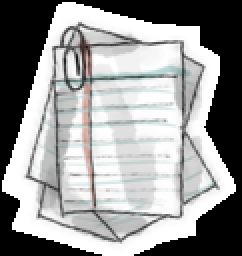
#> input picture images/doc.png, 121 x 128 px, given in place of image_F16_512rgb.png, which was not available (shown 2 times larger)
$ python '과제2-공간도메인 필터링.py'
#> lines starting #> are read from the running program, lines starting #| are printed output that depends on the picture; pictures that were not available may be replaced by others from this repository, and a replacement may not be noted
import cv2
import numpy as np
import matplotlib.pyplot as plt

print('Bilateral filtering을 위한')
diameter = int(input('diameter를 입력하세요 : '))
#> the answer given: 3
sigmaColor = float(input('SigmaColor를 입력하세요 : '))
#> the answer given: 3
sigmaSpace = int(input('SigmaSpace를 입력하세요 : '))
#> the answer given: 3

src = cv2.imread('data/image_F16_512rgb.png').astype(np.float32) / 255

noised = (src + 0.2 * np.random.rand(*src.shape).astype(np.float32))
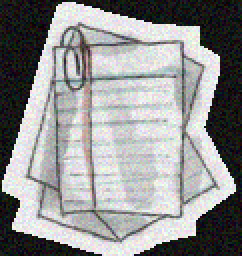
#> noised: shape (128, 121, 3) float32 (shown 2 times larger); mean B, G, R 0.692, 0.692, 0.691; drawn with min black and max white
noised = noised.clip(0, 1)
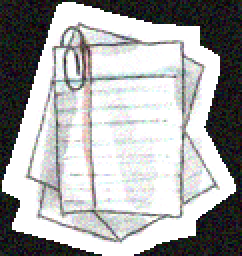
#> noised: shape (128, 121, 3) float32 (shown 2 times larger); mean B, G, R 0.661, 0.661, 0.66
plt.figure(figsize=(10, 5))
plt.suptitle('Bilateral')
plt.subplot(121)
plt.axis('off')
plt.title('Before(Noise Image)')
plt.imshow(noised[:, :, [2, 1, 0]])
bilat = cv2.bilateralFilter(noised, diameter, sigmaColor, sigmaSpace)
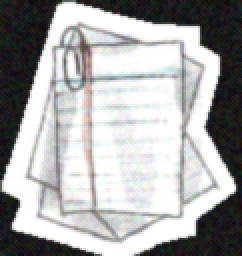
#> bilat: shape (128, 121, 3) float32 (shown 2 times larger); mean B, G, R 0.662, 0.662, 0.66
plt.subplot(122)
plt.axis('off')
titleName = 'After : diameter(' + str(diameter) + ') ' + 'sigmaColor(' + str(sigmaColor) + ') ' + 'sigmaSpace(' + str(sigmaSpace) + ')'
plt.title(titleName)
plt.imshow(bilat[:, :, [2, 1, 0]])
plt.show()
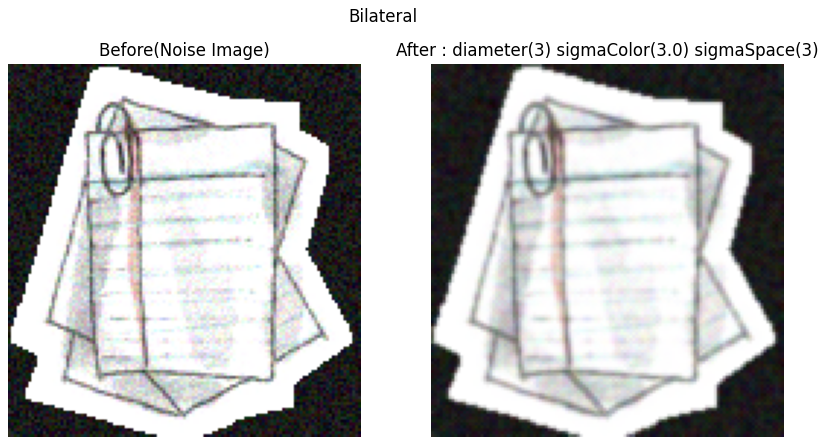
#> figure drawn by matplotlib, 2 panels
